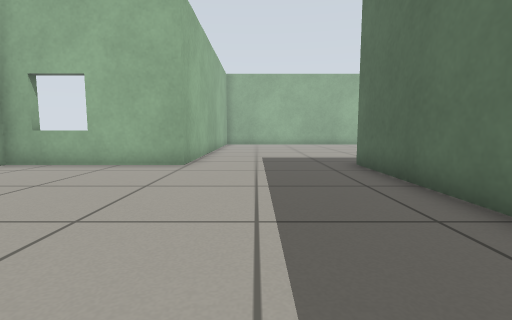
view 1 (above)

22 first-person views from a walk through a Gazebo world. The camera is 0.5 m above the floor, tilts 6° down and sees 85° across. The floor is counted in squares, 0.5 m on a side. Each view is taken from the middle of a square. On the plan, view 1 faces up. The plan holds only what a view shows up to about 11 squares ahead; the rest is blank.

view 2
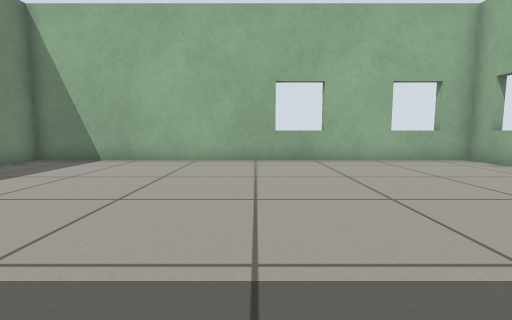

view 3
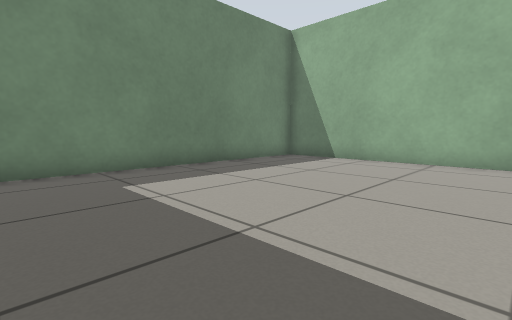

view 4
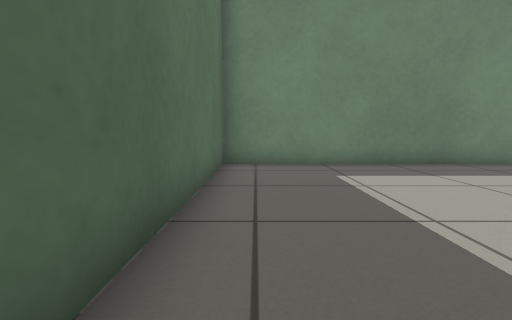

view 5
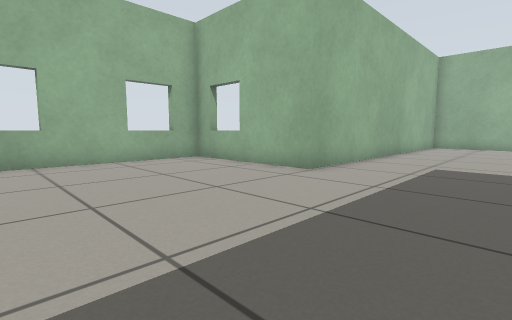

view 6
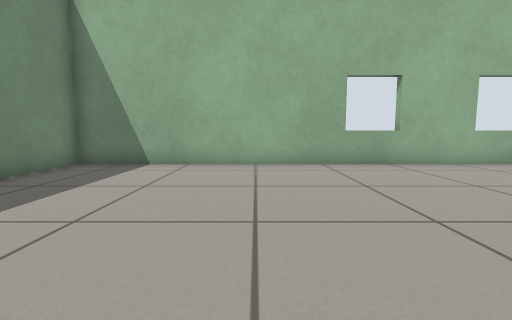

view 7
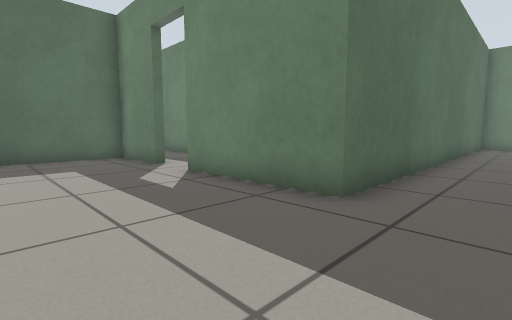

view 8
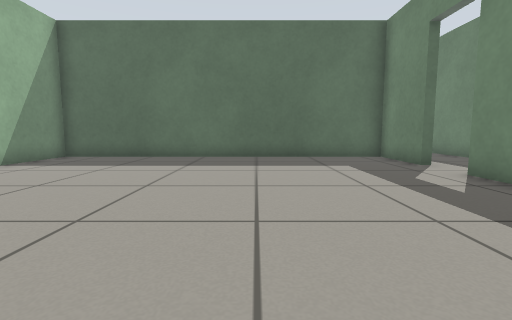

view 9
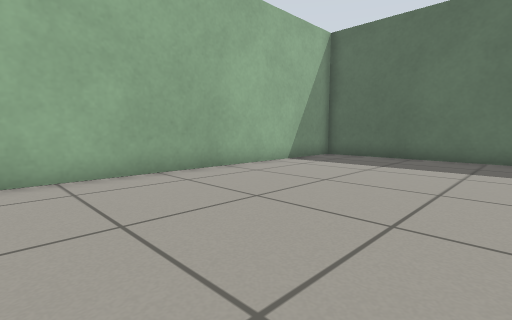

view 10
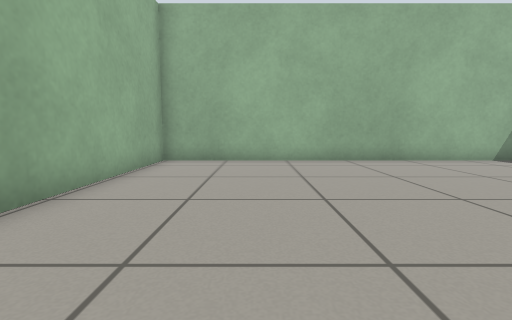

view 11
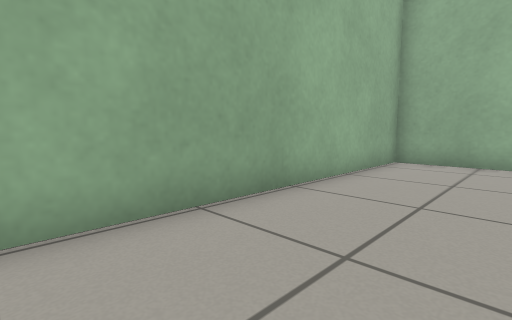

view 12
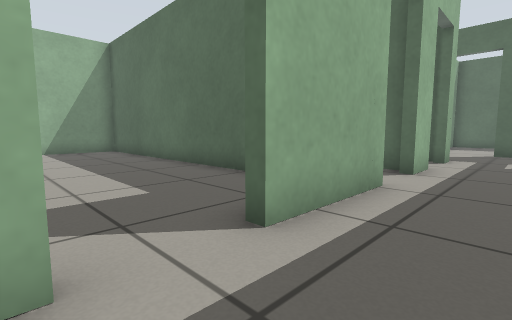

view 13
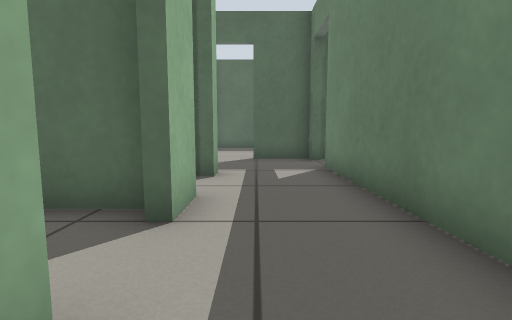

view 14
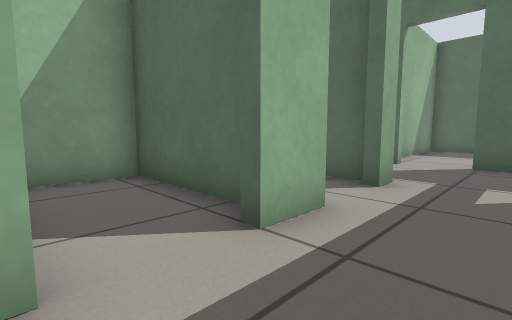

view 15
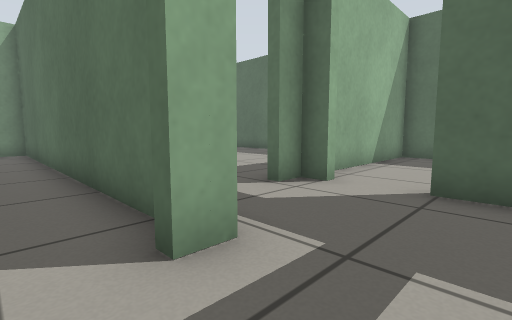

view 16
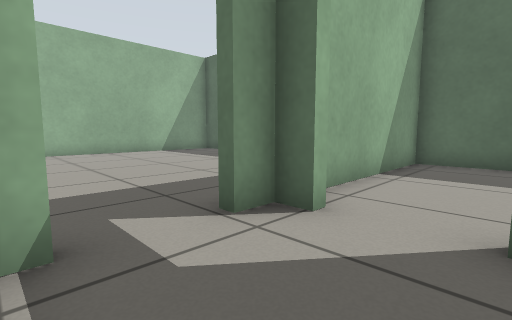

view 17
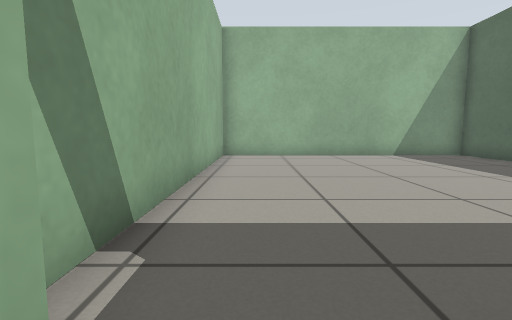

view 18
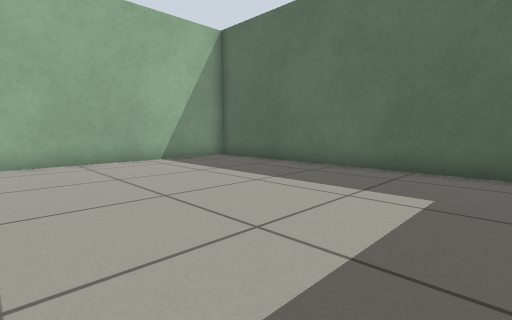

view 19
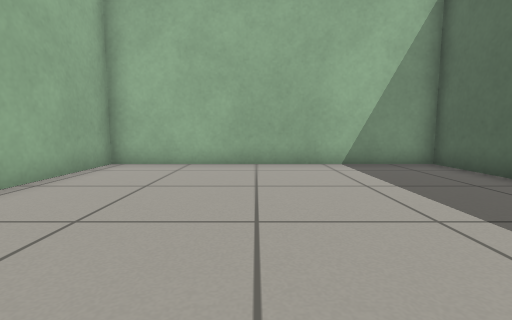

view 20
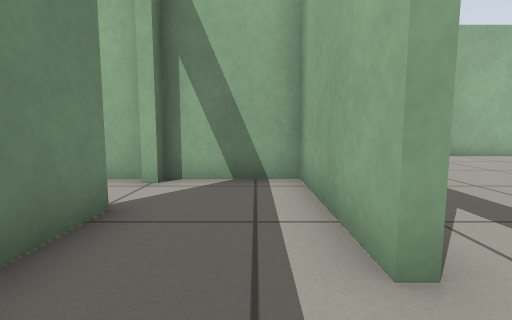

view 21
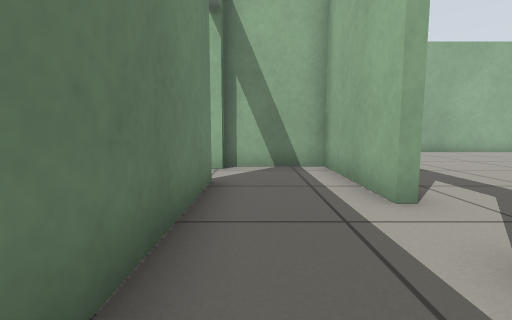

view 22
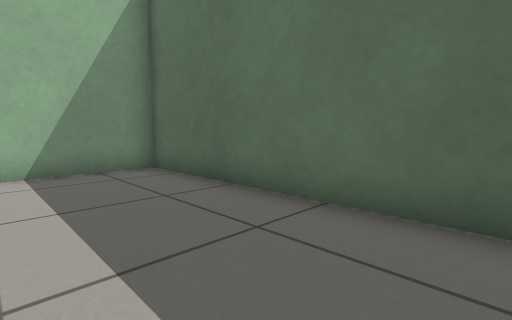

### Floor plan
Ten units are one square. View 1 is at (0, 0); x grows to the right and y downward. Boxes are objects, and circles mark ways between rooms. Rooms are numbered by the first view taken in them; rooms with no view inside come last. Other rooms are left out.
<svg viewBox="-78 -208 356 276">
<path fill="none" stroke="#000" d="M-21 -81 -73 -81 -73 63 30 63 30 -82M30 -82 72 -82M90 -82 117 -82 117 -203 -21 -203 -21 -81M122 -79 90 -79M152 -79 139 -79M177 -79 170 -79M74 -79 33 -79 33 -51 37 -51M202 -51 209 -51 209 -71M55 -51 186 -51M209 -89 209 -95 201 -95M273 -112 273 -203 177 -203 177 -106M174 -83 174 -203 142 -203M145 -83 145 -122 125 -122"/>
<circle cx="5" cy="-80" r="3" fill="#2a7"/>
<circle cx="85" cy="-80" r="3" fill="#2a7"/>
<circle cx="195" cy="-100" r="3" fill="#2a7"/>
<circle cx="165" cy="-80" r="3" fill="#2a7"/>
<circle cx="135" cy="-80" r="3" fill="#2a7"/>
<text x="-20" y="-10">1</text>
<text x="50" y="-140">2</text>
<text x="130" y="-70">3</text>
<text x="220" y="-160">4</text>
<text x="150" y="-160">5</text>
<text x="130" y="-100">6</text>
</svg>
Room 1 opens to room 2. Room 2 opens to room 3. Room 3 opens to room 4. Room 3 opens to room 5. Room 3 opens to room 6.

Where each view was taken, in squares from view 1:
view 1: 0 up, 0 right, facing up
view 2: 1 up, 2 right, facing left
view 3: 1 up, 2 right, facing down-left
view 4: 2 up, 2 right, facing down
view 5: 2 up, 2 right, facing up-left
view 6: 1 down, 1 right, facing left
view 7: 12 up, 1 right, facing down-right
view 8: 13 up, 1 right, facing right
view 9: 14 up, 1 right, facing up-right
view 10: 11 up, 1 right, facing up
view 11: 11 up, 1 right, facing up-left
view 12: 6 up, 7 right, facing up-right
view 13: 7 up, 11 right, facing right
view 14: 6 up, 12 right, facing up-right
view 15: 6 up, 16 right, facing up-right
view 16: 7 up, 18 right, facing up-right
view 17: 9 up, 19 right, facing up
view 18: 11 up, 20 right, facing up-right
view 19: 12 up, 22 right, facing up
view 20: 7 up, 9 right, facing left
view 21: 6 up, 11 right, facing left
view 22: 13 up, 14 right, facing up-right
